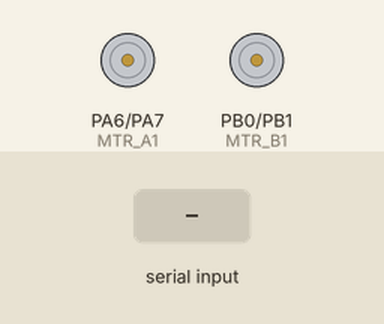
Simulated run of this program. Board: STM32 Black Pill. Parts: motor-driver pin pairs drawn as motors (green arrow = first pin HIGH = forward, orange = second pin HIGH = backward, longer = more drive). Inputs (shaded band) come from the test bench.

Above: at 7.2 s.
7.3 s: "<90,45,200>" received over the second serial link
At 8.4 s:
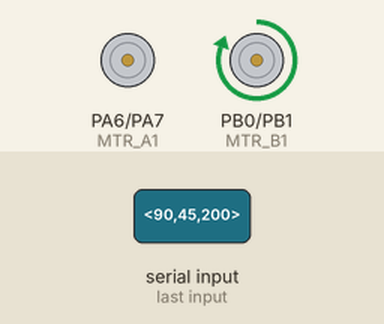
8.8 s: "<1,90>" received over the second serial link
At 9.5 s:
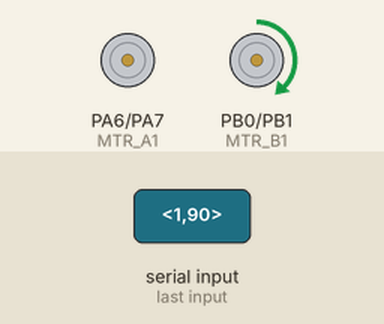
10.3 s: "<30,150,10>" received over the second serial link
At 10.6 s:
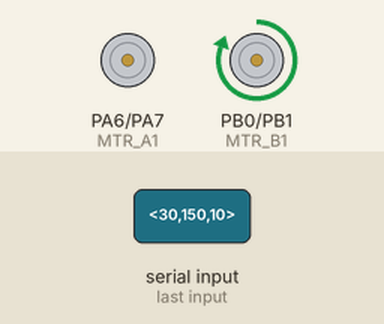
11.8 s: "<L,45>" received over the second serial link
At 13.0 s:
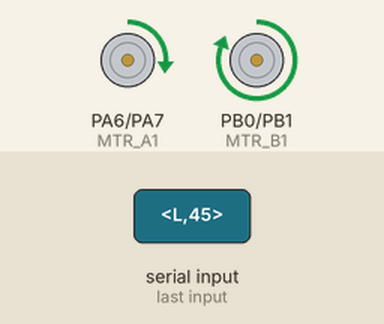
13.3 s: "<5>" received over the second serial link
At 14.1 s:
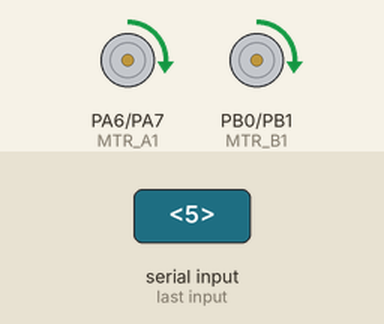
14.8 s: "<200>" received over the second serial link
At 15.3 s:
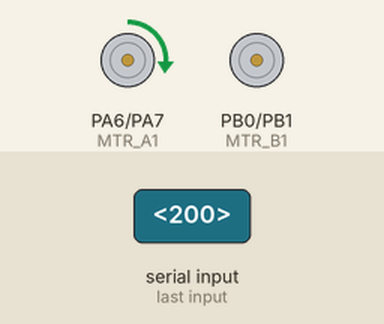
Timing chart, 0 to 17.3 s (numbered marks = the images above; inputs shaded):
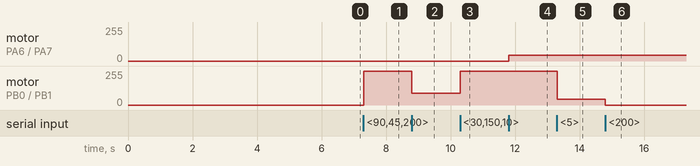

The program:

Main.cpp
```cpp
#include <Arduino.h>
#include <string.h>


// BLE Pins:
#define BLE_RX  PA3
#define BLE_TX  PA2

// Define motor controller pins
#define MTR_A1 PA6
#define MTR_A2 PA7
#define MTR_B1 PB0
#define MTR_B2 PB1

// Prototype functions
void recieveBLEValues();
void controlMotors();

// maximum number of character that can be stored at once from serial
const byte numChars = 32;

// char array to store the chars
char receivedChars[numChars];

// Is new valid data incoming?
boolean newData = false;

void setup()
{
  // Wait for the board and BLE module to properly power up
  delay(3000);

  //Setup motor pins
  pinMode(MTR_A1, OUTPUT);  //Left forward
  pinMode(MTR_A2, OUTPUT);  //Left backward
  pinMode(MTR_B1, OUTPUT);  //Right backward
  pinMode(MTR_B2, OUTPUT);  //Right foward

  //Initiate serial connection between board and the BLE module
  Serial2.begin(115200);
  delay(3000);
}

void loop() {
  recieveBLEValues();
  controlMotors();
}

// Scans the serial input for start marker (<)
// then starts storing data into receivedChars array until end marker (>)
// comes in via serial
void recieveBLEValues(){
  static bool recvInProgress = false;
  static byte ndx = 0;
  char startMarker = '<';
  char endMarker = '>';
  char rc;

  // Read serial
  while (Serial2.available() > 0 && newData == false) {
    rc = Serial2.read();

    // if recieve in progress, start storing characters
    // to receivedChars at index, unless the character
    // is a endmarker
    if (recvInProgress == true) {
      if ( rc != endMarker) {
        receivedChars[ndx] = rc;
        ndx++;
        if (ndx >= numChars) {
          ndx = numChars -1;
        }
      } else {
        // end marker recieved, slap end string null
        receivedChars[ndx] = '\0';
        recvInProgress = false;
        ndx = 0;
        newData = true;
      }
      // if recieved character is the start marker
      // set recieve in progress to true
    } else if (rc == startMarker) {
      recvInProgress = true;
    }
  }
}

// Function for sending motor control commands to L298N
// All the SerialUSB.print/ln are for debuggin
void controlMotors() {
  // If new data has arrived
  if (newData == true) {
    char * pch;
    pch = strtok(receivedChars,"Y"); // The app pushed X and Y values, parsing Y here.
    if (pch[0] == 'L') { // If first character of data is L, it is referring to left.
      char* command = pch+2; // Remove axis and side identifier
      int power;
      sscanf(command, "%d", &power); // Serial input parsed into a numbe value (-255 - 255)
      if (power > 0) {
        // forward
        analogWrite(MTR_A2, 0);
        analogWrite(MTR_A1, power);
      } else if (power < 0) {
        // reverse
        analogWrite(MTR_A1, 0);
        analogWrite(MTR_A2, abs(power));
      } else {
        // both off
        analogWrite(MTR_A1, 0);
        analogWrite(MTR_A2, 0);
      }
    } else {
      //right motor
      char* command = pch+2;
      int power;
      sscanf(command, "%d", &power); // Serial input parsed into a numbe value (-255 - 255)
      if (power > 0) {
        // forward
        analogWrite(MTR_B2, 0);
        analogWrite(MTR_B1, power);
      } else if (power < 0) {
        // reverse
        analogWrite(MTR_B1, 0);
        analogWrite(MTR_B2, abs(power));
      } else {
        // both off
        analogWrite(MTR_B1, 0);
        analogWrite(MTR_B2, 0);
      }
    }
    newData = false;
  }
}
```

Measured:
- after the input at 7.3 s, motor on PB0 (MTR_B1) / PB1 (MTR_B2): stopped → forward 255/255 at once
- after the input at 8.8 s, motor on PB0 (MTR_B1) / PB1 (MTR_B2): forward 255/255 → forward 90/255 at once
- after the input at 10.3 s, motor on PB0 (MTR_B1) / PB1 (MTR_B2): forward 90/255 → forward 255/255 at once
- after the input at 11.8 s, motor on PA6 (MTR_A1) / PA7 (MTR_A2): stopped → forward 45/255 at once
- after the input at 13.3 s, motor on PB0 (MTR_B1) / PB1 (MTR_B2): forward 255/255 → forward 45/255 at once
- after the input at 14.8 s, motor on PB0 (MTR_B1) / PB1 (MTR_B2): forward 45/255 → stopped at once
